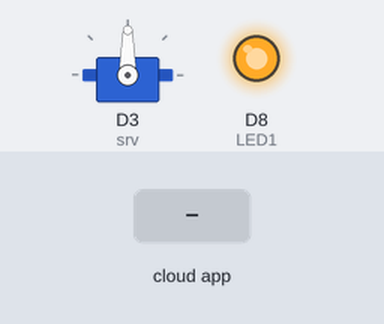
The sketch below on a simulated ESP8266 (NodeMCU). On the bench: servo, output pins drawn as LEDs (lit = HIGH). The inputs (shaded band) are chosen by the test bench.

Above: at 2.2 s.
2.3 s: the phone or cloud app sets TEST to 0
At 2.7 s:
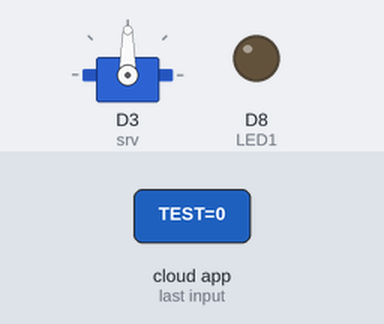
3.8 s: the phone or cloud app sets TEST to 1
At 5.0 s:
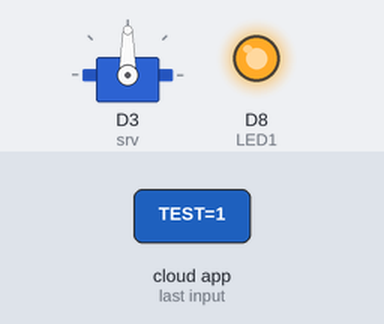
Timing chart, 0 to 6.8 s (numbered marks = the images above; inputs shaded):
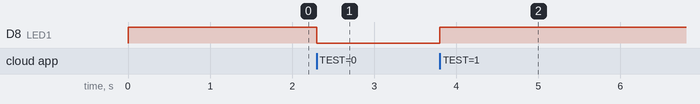

The sketch:

otomatic_door_using_thinger.ino
```cpp
#define THINGER_SERIAL_DEBUG
#include <ThingerESP8266.h>
#define user "Purnama"
#define device_id "ohmganteng"
#define credential "123tuyul"
#define SSID "Ruang Kelas Lt.2"
#define pass ""
ThingerESP8266 thing (user,device_id,credential);
#define LED1 D8
#include <Servo.h>
#define trigPin D4
#define echoPin D6
Servo srv;
void setup() {
  // put your setup code here, to run once:
  Serial.begin(115200);
thing.add_wifi(SSID, pass);
thing ["TEST"] << digitalPin(LED1);
  pinMode(LED1, OUTPUT);
   digitalWrite(LED1, HIGH);
   delay(1000);
srv.attach(D3);
  pinMode(trigPin, OUTPUT);
pinMode(echoPin, INPUT);
thing["ultra"] >>[] (pson& out){
digitalWrite(trigPin, LOW);
delayMicroseconds(10);
digitalWrite(trigPin, HIGH);
delayMicroseconds(20);
long waktu = pulseIn(echoPin, HIGH);
float jarak = waktu/58;
out ["Jarak"] = jarak;
};
}


void loop() {
  // put your main code here, to run repeatedly:
thing.handle();
}
```

Measured:
- after the input at 2.3 s, D8 (LED1): HIGH → LOW at once
- after the input at 3.8 s, D8 (LED1): LOW → HIGH at once
